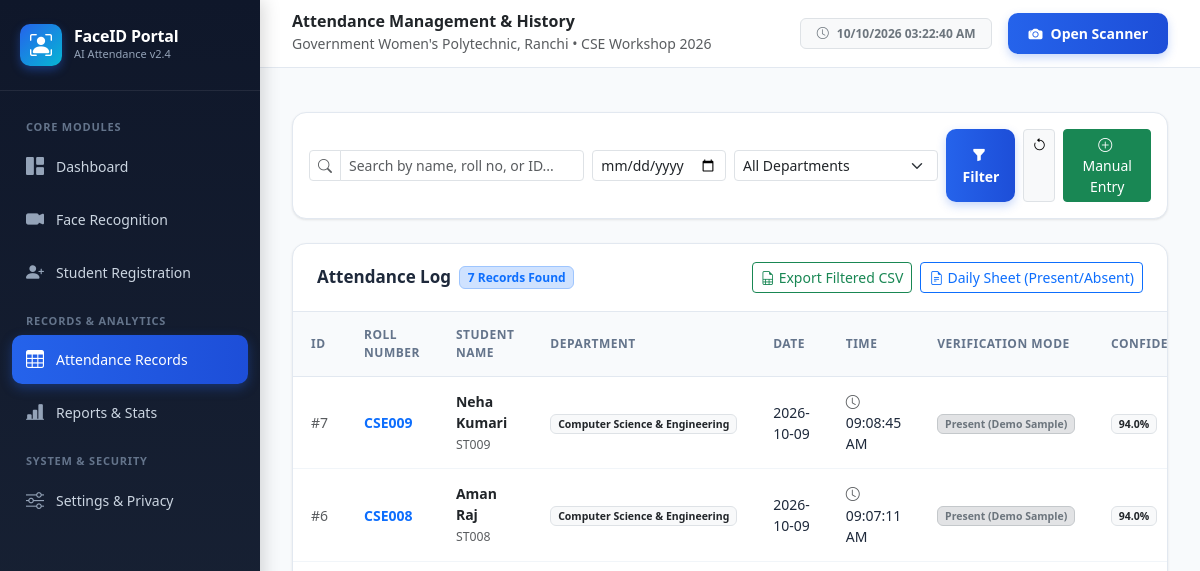
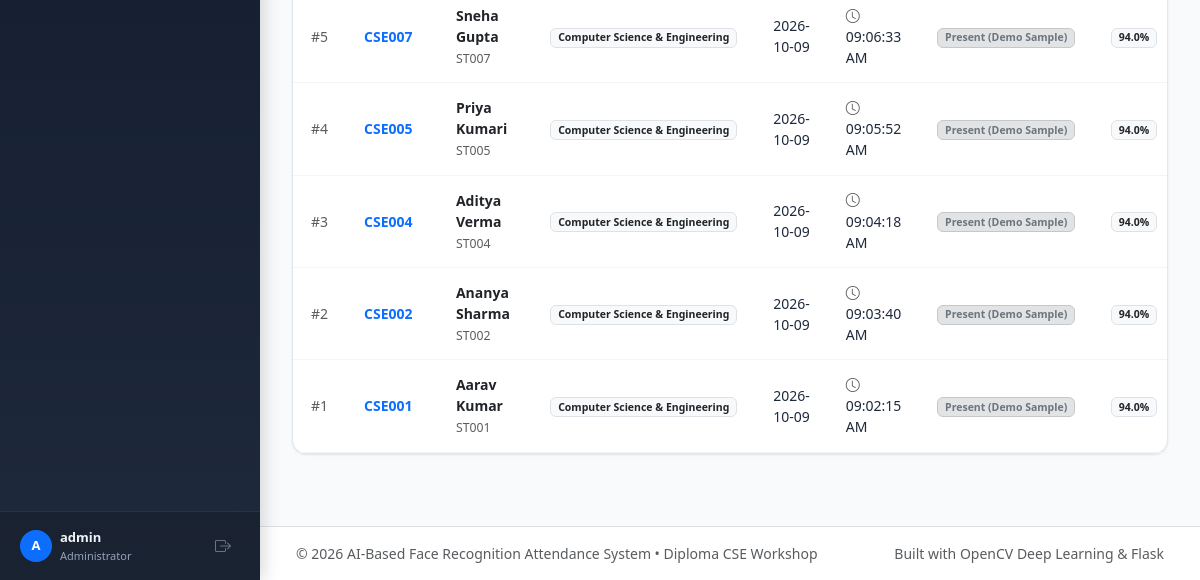
/records (signed in), run on an earlier commit of the app's database (2 pictures, top to bottom).
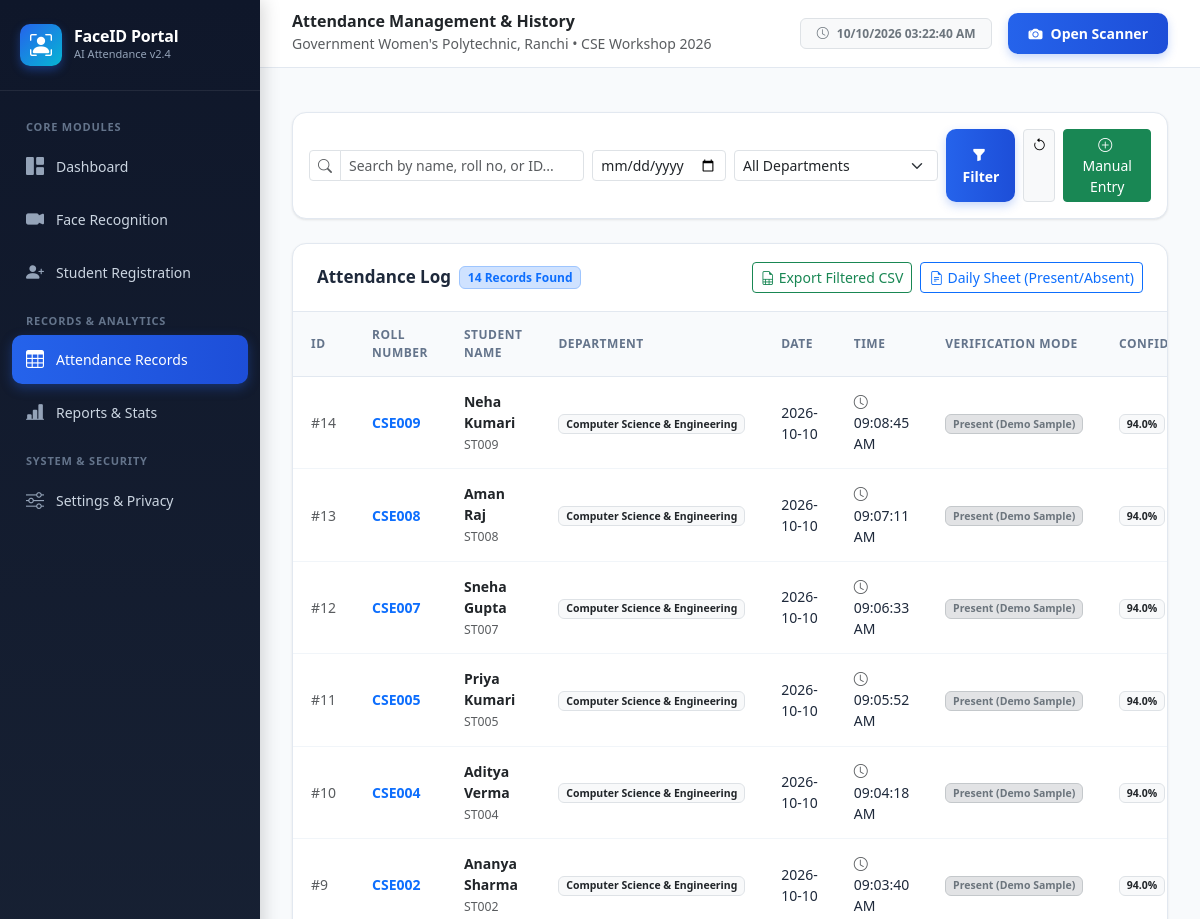
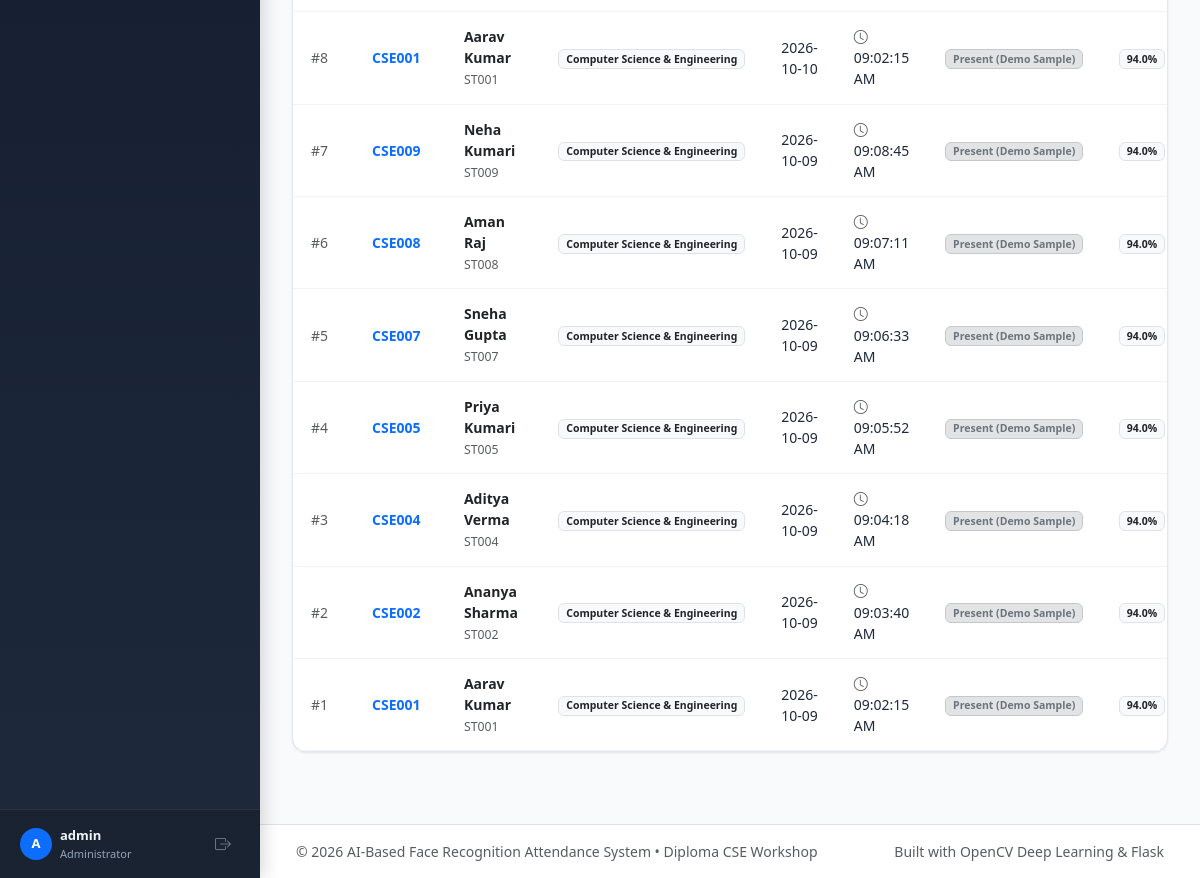
And on a later commit of the database (2 pictures, top to bottom).
### tables this page shows
CREATE TABLE attendance (
    id INTEGER PRIMARY KEY AUTOINCREMENT,
    student_id TEXT NOT NULL,
    attendance_date TEXT NOT NULL, -- YYYY-MM-DD
    attendance_time TEXT NOT NULL, -- HH:MM:SS AM/PM
    recognition_status TEXT NOT NULL, -- 'Present (Face Verified)', 'Present (Manual)', 'Late'
    confidence_score REAL,
    is_demo_record INTEGER DEFAULT 0,
    created_at TIMESTAMP DEFAULT CURRENT_TIMESTAMP,
    UNIQUE(student_id, attendance_date),
    FOREIGN KEY (student_id) REFERENCES students(student_id) ON DELETE CASCADE
);

CREATE TABLE students (
    id INTEGER PRIMARY KEY AUTOINCREMENT,
    student_id TEXT UNIQUE NOT NULL,
    full_name TEXT NOT NULL,
    roll_number TEXT UNIQUE NOT NULL,
    department TEXT NOT NULL,
    semester TEXT NOT NULL,
    email TEXT NOT NULL,
    face_embedding_reference TEXT,
    photo_path TEXT,
    consent_given INTEGER DEFAULT 1,
    is_demo_data INTEGER DEFAULT 0,
    created_at TIMESTAMP DEFAULT CURRENT_TIMESTAMP
);

### app.py (the view)
@app.route('/records')
@login_required
def attendance_records():
    search = request.args.get('search', '').strip()
    date = request.args.get('date', '').strip()
    department = request.args.get('department', '').strip()
    semester = request.args.get('semester', '').strip()
    filters = {
        'search': search,
        'date': date,
        'department': department,
        'semester': semester
    }
    records = attendance_service.get_attendance_records(filters)
    conn = get_db_connection()
    cursor = conn.cursor()
    cursor.execute("SELECT student_id, roll_number, full_name, department FROM students ORDER BY roll_number ASC")
    all_students = cursor.fetchall()
    conn.close()
    today_date = datetime.date.today().strftime('%Y-%m-%d')
    return render_template(
        'attendance_records.html',
        records=records,
        all_students=all_students,
        current_filters=filters,
        today_date=today_date,
        active_page='records'
    )

### app.py (called while the page is built)
def login_required(f):
    @wraps(f)
    def decorated_function(*args, **kwargs):
        if 'user_id' not in session:
            flash('Please log in with admin credentials to access this section.', 'warning')
            return redirect(url_for('login', next=request.url))
        return f(*args, **kwargs)
    return decorated_function

### database/db.py (called while the page is built)
def get_db_connection():
    os.makedirs(os.path.dirname(Config.DATABASE_PATH), exist_ok=True)
    conn = sqlite3.connect(Config.DATABASE_PATH)
    conn.row_factory = sqlite3.Row
    conn.execute("PRAGMA foreign_keys = ON")
    return conn

### templates/attendance_records.html (shortened to what this page needs)
{% extends "base.html" %}
{% block page_title %}Attendance Management & History{% endblock %}
{% block content %}
<div class="container-fluid p-0">
  <div class="content-card mb-4">
    <div class="content-card-body p-3">
      <form method="GET" action="{{ url_for('attendance_records') }}" class="row g-2 align-items-center">
        <div class="col-12 col-md-4">
          <div class="input-group input-group-sm">
            <span class="input-group-text bg-white"><i class="bi bi-search text-muted"></i></span>
            <input type="text" name="search" class="form-control" placeholder="Search by name, roll no, or ID..." value="{{ current_filters.search or '' }}">
          </div>
        </div>
        <div class="col-6 col-md-2">
          <input type="date" name="date" class="form-control form-control-sm" value="{{ current_filters.date or '' }}">
        </div>
        <div class="col-6 col-md-3">
          <select name="department" class="form-select form-select-sm">
            <option value="">All Departments</option>
          </select>
        </div>
        <div class="col-12 col-md-3 d-flex gap-2 justify-content-end">
          <button type="submit" class="btn btn-sm btn-primary-custom px-3">
            <i class="bi bi-funnel-fill me-1"></i> Filter
          </button>
          <a href="{{ url_for('attendance_records') }}" class="btn btn-sm btn-light border px-2" title="Reset Filters">
            <i class="bi bi-arrow-counterclockwise"></i>
          </a>
          <button type="button" class="btn btn-sm btn-success px-3" data-bs-toggle="modal" data-bs-target="#manualAttendanceModal">
            <i class="bi bi-plus-circle me-1"></i> Manual Entry
          </button>
        </div>
      </form>
    </div>
  </div>
  <div class="content-card">
    <div class="content-card-header">
      <div class="d-flex align-items-center gap-2">
        <h5 class="mb-0">Attendance Log</h5>
        <span class="badge bg-primary-subtle text-primary border border-primary-subtle">
          {{ records|length }} Records Found
        </span>
      </div>
      <div class="d-flex gap-2">
        <a href="{{ url_for('export_attendance_csv', search=current_filters.search, date=current_filters.date, department=current_filters.department) }}" class="btn btn-sm btn-outline-success d-flex align-items-center gap-1">
          <i class="bi bi-file-earmark-spreadsheet"></i> Export Filtered CSV
        </a>
        <a href="{{ url_for('export_daily_sheet', date=current_filters.date or today_date) }}" class="btn btn-sm btn-outline-primary d-flex align-items-center gap-1">
          <i class="bi bi-file-earmark-text"></i> Daily Sheet (Present/Absent)
        </a>
      </div>
    </div>
    <div class="content-card-body p-0">
      <div class="table-responsive">
        <table class="custom-table mb-0">
          <thead>
            <tr>
              <th>ID</th>
              <th>Roll Number</th>
              <th>Student Name</th>
              <th>Department</th>
              <th>Date</th>
              <th>Time</th>
              <th>Verification Mode</th>
              <th>Confidence</th>
            </tr>
          </thead>
          <tbody>
            {% if records %}
              {% for r in records %}
                <tr>
                  <td class="text-muted small">#{{ r.id }}</td>
                  <td class="fw-bold text-primary">{{ r.roll_number }}</td>
                  <td>
                    <div class="fw-semibold text-dark">{{ r.full_name }}</div>
                    <small class="text-muted">{{ r.student_id }}</small>
                  </td>
                  <td><span class="badge bg-light text-dark border">{{ r.department }}</span></td>
                  <td>{{ r.attendance_date }}</td>
                  <td><i class="bi bi-clock me-1 text-muted"></i>{{ r.attendance_time }}</td>
                  <td>
                    {% if 'Face' in r.recognition_status %}
                      <span class="badge badge-present"><i class="bi bi-person-check me-1"></i>{{ r.recognition_status }}</span>
                    {% elif 'Manual' in r.recognition_status %}
                      <span class="badge bg-warning-subtle text-warning-emphasis border border-warning-subtle"><i class="bi bi-pencil me-1"></i>{{ r.recognition_status }}</span>
                    {% else %}
                      <span class="badge bg-secondary-subtle text-secondary border border-secondary-subtle">{{ r.recognition_status }}</span>
                    {% endif %}
                  </td>
                  <td>
                    {% if r.confidence_score %}
                      <span class="badge bg-light text-dark border">
                        {{ (r.confidence_score * 100)|round(1) }}%
                      </span>
                    {% else %}
                      <span class="text-muted small">-</span>
                    {% endif %}
                  </td>
                </tr>
              {% endfor %}
            {% endif %}
          </tbody>
        </table>
      </div>
    </div>
  </div>
</div>
{% endblock %}

### templates/base.html (shortened to what this page needs)
<!DOCTYPE html>
<html lang="en">
<head>
  <link href="https://cdn.jsdelivr.net/npm/bootstrap@5.3.3/dist/css/bootstrap.min.css" rel="stylesheet">
  <link rel="stylesheet" href="https://cdn.jsdelivr.net/npm/bootstrap-icons@1.11.3/font/bootstrap-icons.min.css">
  <link rel="stylesheet" href="{{ url_for('static', filename='css/style.css') }}">
</head>
<body>
  <aside class="sidebar" id="sidebar">
    <div class="sidebar-header">
      <a href="{{ url_for('dashboard') }}" class="sidebar-brand">
        <div class="logo-icon">
          <i class="bi bi-person-bounding-box"></i>
        </div>
        <div>
          <h5>FaceID Portal</h5>
          <small>AI Attendance v2.4</small>
        </div>
      </a>
    </div>
    <nav class="sidebar-nav">
      <div class="nav-section-title">Core Modules</div>
      <a href="{{ url_for('dashboard') }}" class="nav-link-custom {% if active_page == 'dashboard' %}active{% endif %}">
        <i class="bi bi-grid-1x2-fill"></i>
        <span>Dashboard</span>
      </a>
      <a href="{{ url_for('face_attendance') }}" class="nav-link-custom {% if active_page == 'face_attendance' %}active{% endif %}">
        <i class="bi bi-camera-video-fill"></i>
        <span>Face Recognition</span>
      </a>
      <a href="{{ url_for('register_student') }}" class="nav-link-custom {% if active_page == 'register' %}active{% endif %}">
        <i class="bi bi-person-plus-fill"></i>
        <span>Student Registration</span>
      </a>
      <div class="nav-section-title">Records & Analytics</div>
      <a href="{{ url_for('attendance_records') }}" class="nav-link-custom {% if active_page == 'records' %}active{% endif %}">
        <i class="bi bi-table"></i>
        <span>Attendance Records</span>
      </a>
      <a href="{{ url_for('reports') }}" class="nav-link-custom {% if active_page == 'reports' %}active{% endif %}">
        <i class="bi bi-bar-chart-line-fill"></i>
        <span>Reports & Stats</span>
      </a>
      <div class="nav-section-title">System & Security</div>
      <a href="{{ url_for('settings') }}" class="nav-link-custom {% if active_page == 'settings' %}active{% endif %}">
        <i class="bi bi-sliders"></i>
        <span>Settings & Privacy</span>
      </a>
    </nav>
    <div class="sidebar-footer">
      <div class="d-flex align-items-center justify-content-between">
        <div class="d-flex align-items-center gap-2">
          <div class="rounded-circle bg-primary text-white d-flex align-items-center justify-content-center" style="width: 32px; height: 32px; font-size: 13px; font-weight: bold;">
            {{ session.get('username', 'Admin')[0]|upper }}
          </div>
          <div>
            <div style="font-size: 13px; font-weight: 600; color: #f1f5f9;">{{ session.get('username', 'Admin') }}</div>
            <div style="font-size: 11px; color: #94a3b8;">Administrator</div>
          </div>
        </div>
        <a href="{{ url_for('logout') }}" class="btn btn-sm text-secondary" title="Logout">
          <i class="bi bi-box-arrow-right fs-6"></i>
        </a>
      </div>
    </div>
  </aside>
  <div class="main-wrapper">
    <header class="top-navbar">
      <div class="d-flex align-items-center gap-3">
        <div>
          <h6 class="mb-0 fw-bold text-dark">
            {% block page_title %}Dashboard{% endblock %}
          </h6>
          <small class="text-muted d-none d-md-inline">Government Women's Polytechnic, Ranchi • CSE Workshop 2026</small>
        </div>
      </div>
      <div class="d-flex align-items-center gap-3">
        <div class="badge bg-light text-secondary border px-3 py-2 d-none d-sm-flex align-items-center gap-2">
          <i class="bi bi-clock"></i>
          <span id="liveClock">Loading...</span>
        </div>
        <a href="{{ url_for('face_attendance') }}" class="btn btn-sm btn-primary-custom d-flex align-items-center gap-2">
          <i class="bi bi-camera-fill"></i>
          <span class="d-none d-md-inline">Open Scanner</span>
        </a>
      </div>
    </header>
    <div class="px-4 pt-3">
    </div>
    <main class="content-body">
      {% block content %}{% endblock %}
    </main>
    <footer class="mt-auto py-3 px-4 bg-white border-top text-center text-muted small">
      <div class="container-fluid d-flex flex-column flex-md-row justify-content-between align-items-center">
        <span>© 2026 AI-Based Face Recognition Attendance System • Diploma CSE Workshop</span>
        <span>Built with OpenCV Deep Learning & Flask</span>
      </div>
    </footer>
  </div>
</body>
</html>

### static/css/style.css (style rules this page uses)
:root { --navy-dark: #0f172a; --navy-sidebar: #1e293b; --navy-light: #334155; --blue-primary: #2563eb; --blue-hover: #1d4ed8; --blue-subtle: #eff6ff; --cyan-accent: #06b6d4; --emerald-success: #10b981; --emerald-subtle: #ecfdf5; --rose-danger: #ef4444; --rose-subtle: #fef2f2; --amber-warning: #f59e0b; --amber-subtle: #fffbeb; --gray-bg: #f8fafc; --card-border: #e2e8f0; --text-main: #1e293b; --text-muted: #64748b; --shadow-sm: 0 1px 3px rgba(0,0,0,0.06), 0 1px 2px rgba(0,0,0,0.04); --shadow-md: 0 4px 6px -1px rgba(0,0,0,0.07), 0 2px 4px -2px rgba(0,0,0,0.05); --shadow-lg: 0 10px 15px -3px rgba(0,0,0,0.08), 0 4px 6px -4px rgba(0,0,0,0.04); --shadow-xl: 0 20px 25px -5px rgba(0,0,0,0.1), 0 8px 10px -6px rgba(0,0,0,0.05); --radius-card: 14px; }
body { font-family: 'Segoe UI', system-ui, -apple-system, BlinkMacSystemFont, Roboto, sans-serif; background-color: var(--gray-bg); color: var(--text-main); margin: 0; padding: 0; min-height: 100vh; }
.sidebar { width: 260px; background: linear-gradient(180deg, #0f172a 0%, #1e293b 100%); color: #fff; min-height: 100vh; position: fixed; left: 0; top: 0; bottom: 0; z-index: 1000; display: flex; flex-direction: column; box-shadow: 4px 0 16px rgba(0,0,0,0.15); transition: all 0.3s ease; }
.sidebar-header { padding: 24px 20px; border-bottom: 1px solid rgba(255, 255, 255, 0.08); }
.sidebar-brand { display: flex; align-items: center; gap: 12px; text-decoration: none; color: #fff; }
.sidebar-brand .logo-icon { width: 42px; height: 42px; background: linear-gradient(135deg, #2563eb, #06b6d4); border-radius: 10px; display: flex; align-items: center; justify-content: center; font-size: 22px; color: #fff; box-shadow: 0 4px 10px rgba(37, 99, 235, 0.4); }
.sidebar-brand h5 { margin: 0; font-size: 16px; font-weight: 700; letter-spacing: -0.2px; }
.sidebar-brand small { color: #94a3b8; font-size: 11px; display: block; }
.sidebar-nav { padding: 16px 12px; flex: 1; overflow-y: auto; }
.nav-section-title { color: #64748b; font-size: 11px; font-weight: 700; text-transform: uppercase; letter-spacing: 0.8px; padding: 12px 14px 6px; }
.nav-link-custom { display: flex; align-items: center; gap: 12px; padding: 11px 14px; color: #cbd5e1; text-decoration: none; border-radius: 10px; font-size: 14px; font-weight: 500; transition: all 0.2s ease; margin-bottom: 4px; }
.nav-link-custom i { font-size: 18px; color: #94a3b8; transition: all 0.2s ease; }
.nav-link-custom.active { background: linear-gradient(90deg, #2563eb, #1d4ed8); color: #ffffff; box-shadow: 0 4px 12px rgba(37, 99, 235, 0.35); }
.nav-link-custom.active i { color: #ffffff; }
.sidebar-footer { padding: 16px 20px; border-top: 1px solid rgba(255, 255, 255, 0.08); background: rgba(0, 0, 0, 0.15); }
.main-wrapper { margin-left: 260px; min-height: 100vh; display: flex; flex-direction: column; }
.top-navbar { height: 68px; background-color: #ffffff; border-bottom: 1px solid var(--card-border); display: flex; align-items: center; justify-content: space-between; padding: 0 32px; position: sticky; top: 0; z-index: 99; }
.content-body { padding: 28px 32px 48px; flex: 1; }
.content-card { background: #ffffff; border: 1px solid var(--card-border); border-radius: var(--radius-card); box-shadow: var(--shadow-sm); margin-bottom: 24px; }
.content-card-header { padding: 18px 24px; border-bottom: 1px solid var(--card-border); display: flex; align-items: center; justify-content: space-between; }
.content-card-header h5 { margin: 0; font-size: 17px; font-weight: 700; color: var(--text-main); }
.content-card-body { padding: 24px; }
.btn-primary-custom { background: linear-gradient(90deg, #2563eb, #1d4ed8); color: #fff; border: none; font-weight: 600; border-radius: 10px; padding: 10px 20px; transition: all 0.2s ease; box-shadow: 0 4px 10px rgba(37, 99, 235, 0.25); }
.custom-table { width: 100%; border-collapse: separate; border-spacing: 0; }
.custom-table th { background-color: #f8fafc; color: #64748b; font-weight: 600; font-size: 12px; text-transform: uppercase; letter-spacing: 0.5px; padding: 14px 18px; border-bottom: 1px solid var(--card-border); }
.custom-table td { padding: 14px 18px; border-bottom: 1px solid #f1f5f9; font-size: 14px; vertical-align: middle; }

What changed in the data, as far as the page shows it:
added attendance: id "14", roll_number "CSE009", full_name "Neha Kumari", student_id "ST009", department "Computer Science & Engineering", attendance_date "2026-10-10", attendance_time "09:08:45 AM", recognition_status "Present (Demo Sample)", (r.confidence_score*100)|round(1) "94.0"
added attendance: id "13", roll_number "CSE008", full_name "Aman Raj", student_id "ST008", department "Computer Science & Engineering", attendance_date "2026-10-10", attendance_time "09:07:11 AM", recognition_status "Present (Demo Sample)", (r.confidence_score*100)|round(1) "94.0"
added attendance: id "12", roll_number "CSE007", full_name "Sneha Gupta", student_id "ST007", department "Computer Science & Engineering", attendance_date "2026-10-10", attendance_time "09:06:33 AM", recognition_status "Present (Demo Sample)", (r.confidence_score*100)|round(1) "94.0"
added attendance: id "11", roll_number "CSE005", full_name "Priya Kumari", student_id "ST005", department "Computer Science & Engineering", attendance_date "2026-10-10", attendance_time "09:05:52 AM", recognition_status "Present (Demo Sample)", (r.confidence_score*100)|round(1) "94.0"
added attendance: id "10", roll_number "CSE004", full_name "Aditya Verma", student_id "ST004", department "Computer Science & Engineering", attendance_date "2026-10-10", attendance_time "09:04:18 AM", recognition_status "Present (Demo Sample)", (r.confidence_score*100)|round(1) "94.0"
added attendance: id "9", roll_number "CSE002", full_name "Ananya Sharma", student_id "ST002", department "Computer Science & Engineering", attendance_date "2026-10-10", attendance_time "09:03:40 AM", recognition_status "Present (Demo Sample)", (r.confidence_score*100)|round(1) "94.0"
added attendance: id "8", roll_number "CSE001", full_name "Aarav Kumar", student_id "ST001", department "Computer Science & Engineering", attendance_date "2026-10-10", attendance_time "09:02:15 AM", recognition_status "Present (Demo Sample)", (r.confidence_score*100)|round(1) "94.0"
Also different on the page:
{{ records|length }}: "7" → "14"
